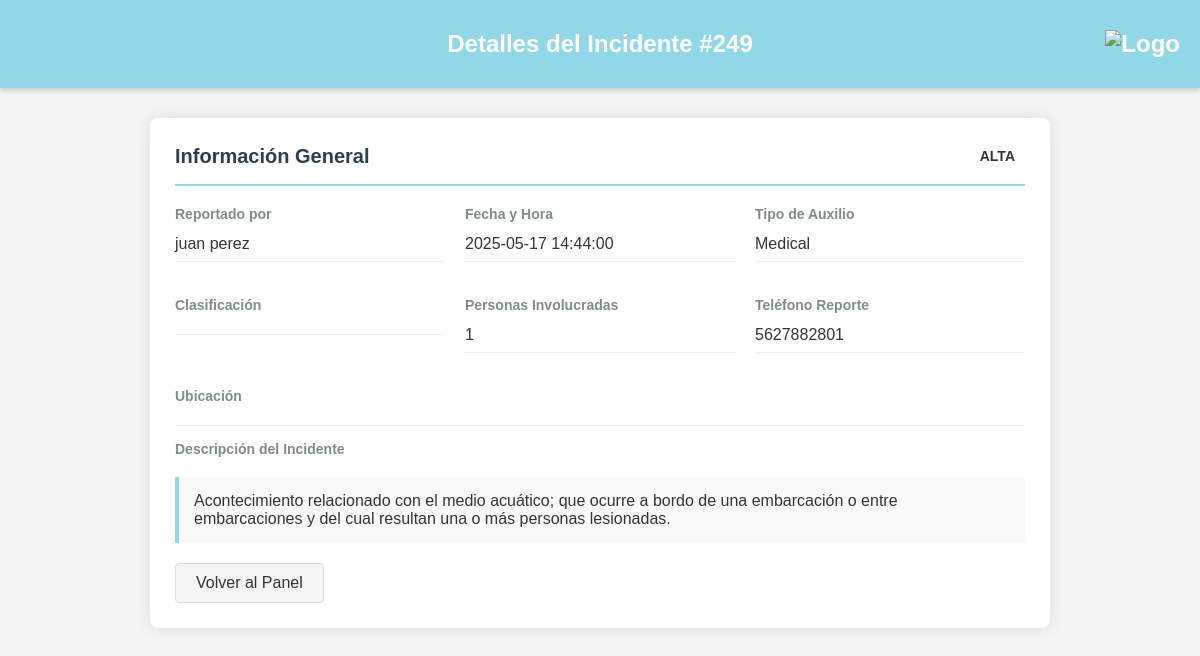
The page /supervisorOp/detalle_incidente.php?id=249 on the database its author committed.
### tables this page shows
CREATE TABLE `incidentes` (
  `folio_incidente` int(11) NOT NULL AUTO_INCREMENT,
  `quepaso` varchar(255) NOT NULL,
  `tipo_auxilio` varchar(50) NOT NULL,
  `hora_incidente` time NOT NULL,
  `fecha_incidente` datetime NOT NULL,
  `fecha_actualizacion` datetime DEFAULT NULL,
  `num_personas` int(11) NOT NULL,
  `latitud` decimal(10,8) DEFAULT NULL,
  `longitud` decimal(11,8) DEFAULT NULL,
  `telefono` varchar(20) NOT NULL,
  `id_usuario_reporta` int(11) DEFAULT NULL,
  `clasificacion` varchar(20) DEFAULT NULL,
  `prioridad` enum('Alta','Media','Baja') DEFAULT 'Media',
  `id_unidad_asignada` int(11) DEFAULT NULL,
  `colonia` varchar(255) DEFAULT NULL,
  `localidad` varchar(255) DEFAULT NULL,
  `municipio` varchar(255) DEFAULT NULL,
  `id_emergency_type` varchar(10) DEFAULT NULL,
  `id_llamada` int(11) DEFAULT NULL,
  `hora` time DEFAULT NULL,
  `hora_edicion` time DEFAULT NULL,
  `nombre_completo` varchar(30) DEFAULT NULL,
  `detalle` text DEFAULT NULL,
  `objetos_involucrados` varchar(40) DEFAULT NULL,
  `tipo_telefono` enum('Local','Celular','Publico') DEFAULT NULL,
  `referencia_lugar` text DEFAULT NULL,
  PRIMARY KEY (`folio_incidente`),
  KEY `id_usuario_reporta` (`id_usuario_reporta`),
  KEY `id_unidad_asignada` (`id_unidad_asignada`),
  KEY `id_emergency_type` (`id_emergency_type`),
  KEY `fk_incidente_llamada` (`id_llamada`),
  CONSTRAINT `fk_incidente_llamada` FOREIGN KEY (`id_llamada`) REFERENCES `llamadas` (`id_llamada`) ON DELETE SET NULL ON UPDATE CASCADE,
  CONSTRAINT `incidentes_ibfk_1` FOREIGN KEY (`id_usuario_reporta`) REFERENCES `usuarios` (`id_usuario`) ON DELETE SET NULL,
  CONSTRAINT `incidentes_ibfk_2` FOREIGN KEY (`id_unidad_asignada`) REFERENCES `unidades` (`id_unidad`) ON DELETE SET NULL,
  CONSTRAINT `incidentes_ibfk_3` FOREIGN KEY (`id_emergency_type`) REFERENCES `EmergencyTypes` (`code`)
);

### supervisorOp/detalle_incidente.php (the view, shortened to what this page needs)
<?php
$folio_incidente = $_GET['id'];
require_once '../db.php';
$sql = "SELECT i.*,
               CONCAT(u.nombre, ' ', u.apellido) as nombre_usuario,
               GROUP_CONCAT(DISTINCT au.id_unidad) as unidades_asignadas,
               GROUP_CONCAT(DISTINCT tu.nombre_tipo) as tipos_unidades
        FROM incidentes i
        JOIN usuarios u ON i.id_usuario_reporta = u.id_usuario
        LEFT JOIN asignaciones_unidades au ON i.folio_incidente = au.id_incidente
        LEFT JOIN unidades un ON au.id_unidad = un.id_unidad
        LEFT JOIN tipos_unidad tu ON un.id_tipo_unidad = tu.id_tipo
        WHERE i.folio_incidente = ?";
$stmt = $conn->prepare($sql);
$stmt->bind_param("i", $folio_incidente);
$stmt->execute();
$incidente = $stmt->get_result()->fetch_assoc();
?>
<!DOCTYPE html>
<html lang="es">
<head>
</head>
<body>
    <div class="blue-bar">
        <img src="../logo.png" alt="Logo" class="logo">
        Detalles del Incidente #<?php echo htmlspecialchars($folio_incidente); ?>
    </div>
    <div class="container">
        <div class="card">
            <div class="card-header">
                <h2 class="card-title">Información General</h2>
                <span class="priority-badge priority-<?php echo strtolower($incidente['prioridad']); ?>">
                    <?php echo htmlspecialchars($incidente['prioridad']); ?>
                </span>
            </div>
            <div class="detail-grid">
                <div class="detail-item">
                    <div class="detail-label">Reportado por</div>
                    <div class="detail-value"><?php echo htmlspecialchars($incidente['nombre_usuario']); ?></div>
                </div>
                <div class="detail-item">
                    <div class="detail-label">Fecha y Hora</div>
                    <div class="detail-value"><?php echo htmlspecialchars($incidente['fecha_incidente']); ?></div>
                </div>
                <div class="detail-item">
                    <div class="detail-label">Tipo de Auxilio</div>
                    <div class="detail-value"><?php echo htmlspecialchars($incidente['tipo_auxilio']); ?></div>
                </div>
                <div class="detail-item">
                    <div class="detail-label">Clasificación</div>
                    <div class="detail-value"><?php echo htmlspecialchars($incidente['clasificacion']); ?></div>
                </div>
                <div class="detail-item">
                    <div class="detail-label">Personas Involucradas</div>
                    <div class="detail-value"><?php echo htmlspecialchars($incidente['num_personas']); ?></div>
                </div>
                <div class="detail-item">
                    <div class="detail-label">Teléfono Reporte</div>
                    <div class="detail-value"><?php echo htmlspecialchars($incidente['telefono']); ?></div>
                </div>
            </div>
            <div class="detail-item">
                <div class="detail-label">Ubicación</div>
                <div class="detail-value"><?php echo htmlspecialchars($incidente['ubicacion']); ?></div>
            </div>
            <div class="detail-item">
                <div class="detail-label">Descripción del Incidente</div>
                <div class="description-box">
                    <?php echo htmlspecialchars($incidente['quepaso']); ?>
                </div>
            </div>
            <div class="btn-group">
                <a href="supervisor.php" class="btn btn-secondary">Volver al Panel</a>
            </div>
        </div>
    </div>
</body>
</html>

### supervisorOp/detalle_incidente.php (style rules this page uses)
body { font-family: Arial, sans-serif; margin: 0; padding: 0; background-color: #f4f4f4; color: #333; }
.blue-bar { background-color: #93D8E8; color: white; padding: 30px; text-align: center; font-size: 24px; font-weight: bold; box-shadow: 0 2px 5px rgba(0,0,0,0.2); position: relative; display: flex; justify-content: center; align-items: center; }
.logo { position: absolute; top: 50%; right: 20px; transform: translateY(-50%); max-height: 60px; width: auto; }
.container { max-width: 900px; margin: 30px auto; padding: 0 20px; }
.card { background-color: white; border-radius: 8px; box-shadow: 0 0 15px rgba(0,0,0,0.1); padding: 25px; margin-bottom: 30px; }
.card-header { border-bottom: 2px solid #93D8E8; padding-bottom: 15px; margin-bottom: 20px; display: flex; justify-content: space-between; align-items: center; }
.card-title { font-size: 20px; color: #2c3e50; margin: 0; }
.priority-badge { padding: 5px 10px; border-radius: 20px; font-size: 14px; font-weight: bold; text-transform: uppercase; }
.detail-grid { display: grid; grid-template-columns: repeat(auto-fill, minmax(250px, 1fr)); gap: 20px; margin-bottom: 20px; }
.detail-item { margin-bottom: 15px; }
.detail-label { font-weight: bold; color: #7f8c8d; margin-bottom: 5px; font-size: 14px; }
.detail-value { font-size: 16px; padding: 8px 0; border-bottom: 1px solid #ecf0f1; }
.description-box { background-color: #f9f9f9; border-left: 4px solid #93D8E8; padding: 15px; margin: 20px 0; border-radius: 0 4px 4px 0; }
.btn { padding: 10px 20px; border: none; border-radius: 4px; cursor: pointer; font-size: 16px; transition: background-color 0.3s; text-decoration: none; display: inline-block; }
.btn-secondary { background-color: #f5f5f5; color: #333; border: 1px solid #ddd; }
.btn-group { display: flex; gap: 10px; margin-top: 20px; }

### rows shown on the page
incidentes: prioridad "ALTA", fecha_incidente "2025-05-17 14:44:00", tipo_auxilio "Medical", num_personas "1", telefono "5627882801", quepaso "Acontecimiento relacionado con el medio acuático; que ocurre a bordo de una embarcación o entre embarcaciones y del cual resultan una o más personas lesionadas."

### other values the page prints
$folio_incidente "249"
$incidente['nombre_usuario'] "juan perez"
